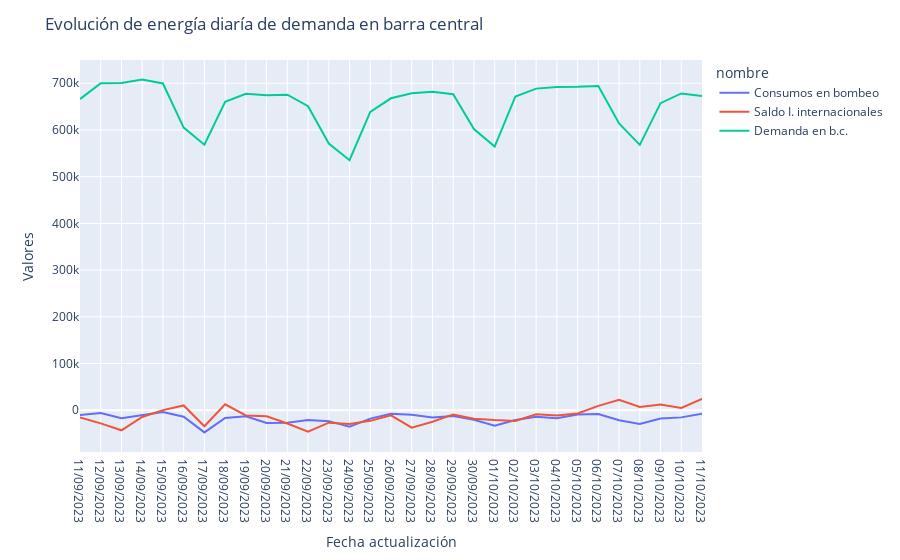

Notebook cell for this chart:
### Code cell
fig_dbc = px.line(data_frame = df_balance[df_balance['tipo de energía'] == 'Demanda en b.c.'],
        x = 'Fecha actualización',
        y = 'Valores',
        color = 'nombre',
        color_discrete_sequence = colores_personalizados
)

fig_dbc.update_layout(title = 'Evolución de energía diaría de demanda en barra central')

fig_dbc.show()

### Figure 1 — Plotly figure (JSON) as saved in the notebook; plotly's stock layout.template omitted (floating-point values rounded to 4 significant figures)
{"data": [{"hovertemplate": "nombre=Consumos en bombeo<br>Fecha actualización=%{x}<br>Valores=%{y}<extra></extra>", "legendgroup": "Consumos en bombeo", "line": {"color": "#636EFA", "dash": "solid"}, "marker": {"symbol": "circle"}, "mode": "lines", "name": "Consumos en bombeo", "orientation": "v", "showlegend": true, "type": "scatter", "x": ["11/09/2023", "12/09/2023", "13/09/2023", "14/09/2023", "15/09/2023", "16/09/2023", "17/09/2023", "18/09/2023", "19/09/2023", "20/09/2023", "21/09/2023", "22/09/2023", "23/09/2023", "24/09/2023", "25/09/2023", "26/09/2023", "27/09/2023", "28/09/2023", "29/09/2023", "30/09/2023", "01/10/2023", "02/10/2023", "03/10/2023", "04/10/2023", "05/10/2023", "06/10/2023", "07/10/2023", "08/10/2023", "09/10/2023", "10/10/2023", "11/10/2023"], "xaxis": "x", "y": [-10470.0, -5819.0, -17150.0, -10600.0, -3964.0, -14030.0, -47500.0, -16750.0, -12970.0, -27230.0, -26920.0, -21190.0, -23410.0, -35220.0, -18060.0, -7580.0, -9751.0, -15730.0, -12310.0, -20510.0, -33350.0, -20810.0, -13980.0, -17090.0, -9065.0, -8240.0, -21520.0, -29340.0, -17950.0, -15340.0, -7628.0], "yaxis": "y"}, {"hovertemplate": "nombre=Saldo I. internacionales<br>Fecha actualización=%{x}<br>Valores=%{y}<extra></extra>", "legendgroup": "Saldo I. internacionales", "line": {"color": "#EF553B", "dash": "solid"}, "marker": {"symbol": "circle"}, "mode": "lines", "name": "Saldo I. internacionales", "orientation": "v", "showlegend": true, "type": "scatter", "x": ["11/09/2023", "12/09/2023", "13/09/2023", "14/09/2023", "15/09/2023", "16/09/2023", "17/09/2023", "18/09/2023", "19/09/2023", "20/09/2023", "21/09/2023", "22/09/2023", "23/09/2023", "24/09/2023", "25/09/2023", "26/09/2023", "27/09/2023", "28/09/2023", "29/09/2023", "30/09/2023", "01/10/2023", "02/10/2023", "03/10/2023", "04/10/2023", "05/10/2023", "06/10/2023", "07/10/2023", "08/10/2023", "09/10/2023", "10/10/2023", "11/10/2023"], "xaxis": "x", "y": [-15560.0, -28170.0, -43040.0, -14520.0, 251.0, 10200.0, -34430.0, 12600.0, -11310.0, -12980.0, -28470.0, -45840.0, -26620.0, -29490.0, -22760.0, -11030.0, -37380.0, -24690.0, -9033.0, -18160.0, -21180.0, -23040.0, -8755.0, -11160.0, -6916.0, 9379.0, 22530.0, 6784.0, 12070.0, 4769.0, 23970.0], "yaxis": "y"}, {"hovertemplate": "nombre=Demanda en b.c.<br>Fecha actualización=%{x}<br>Valores=%{y}<extra></extra>", "legendgroup": "Demanda en b.c.", "line": {"color": "#00CC96", "dash": "solid"}, "marker": {"symbol": "circle"}, "mode": "lines", "name": "Demanda en b.c.", "orientation": "v", "showlegend": true, "type": "scatter", "x": ["11/09/2023", "12/09/2023", "13/09/2023", "14/09/2023", "15/09/2023", "16/09/2023", "17/09/2023", "18/09/2023", "19/09/2023", "20/09/2023", "21/09/2023", "22/09/2023", "23/09/2023", "24/09/2023", "25/09/2023", "26/09/2023", "27/09/2023", "28/09/2023", "29/09/2023", "30/09/2023", "01/10/2023", "02/10/2023", "03/10/2023", "04/10/2023", "05/10/2023", "06/10/2023", "07/10/2023", "08/10/2023", "09/10/2023", "10/10/2023", "11/10/2023"], "xaxis": "x", "y": [666100.0, 700300.0, 700500.0, 707900.0, 699600.0, 605100.0, 568300.0, 660500.0, 677600.0, 674300.0, 675600.0, 651000.0, 571100.0, 535200.0, 638900.0, 667800.0, 678700.0, 681900.0, 676500.0, 602000.0, 564500.0, 671700.0, 688600.0, 692300.0, 692600.0, 694200.0, 614000.0, 568100.0, 657400.0, 678200.0, 672500.0], "yaxis": "y"}], "layout": {"legend": {"title": {"text": "nombre"}, "tracegroupgap": 0}, "margin": {"t": 60}, "title": {"text": "Evolución de energía diaría de demanda en barra central"}, "xaxis": {"anchor": "y", "domain": [0, 1], "title": {"text": "Fecha actualización"}}, "yaxis": {"anchor": "x", "domain": [0, 1], "title": {"text": "Valores"}}}}
